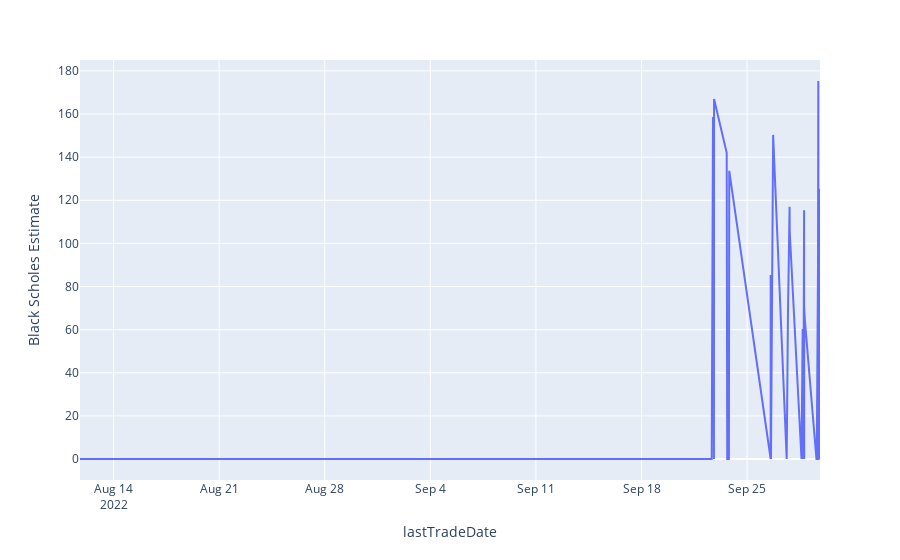

Source (notebook cell):
### Code cell
df_estimate

df = df_estimate
df = df.sort_values(by = 'lastTradeDate')
fig = px.line(df, x = 'lastTradeDate', y = 'Black Scholes Estimate')
fig.show()

### Figure 1 — Plotly figure (JSON) as saved in the notebook; plotly's stock layout.template omitted (floating-point values rounded to 4 significant figures; data arrays with more than 128 entries replaced by an {"elided": "..."} marker saying what was removed)
{"data": [{"hovertemplate": "lastTradeDate=%{x}<br>Black Scholes Estimate=%{y}<extra></extra>", "legendgroup": "", "line": {"color": "#636efa", "dash": "solid"}, "marker": {"symbol": "circle"}, "mode": "lines", "name": "", "orientation": "v", "showlegend": false, "type": "scatter", "x": {"elided": "163 str values"}, "xaxis": "x", "y": {"elided": "163 float values"}, "yaxis": "y"}], "layout": {"legend": {"tracegroupgap": 0}, "margin": {"t": 60}, "xaxis": {"anchor": "y", "domain": [0, 1], "title": {"text": "lastTradeDate"}}, "yaxis": {"anchor": "x", "domain": [0, 1], "title": {"text": "Black Scholes Estimate"}}}}
